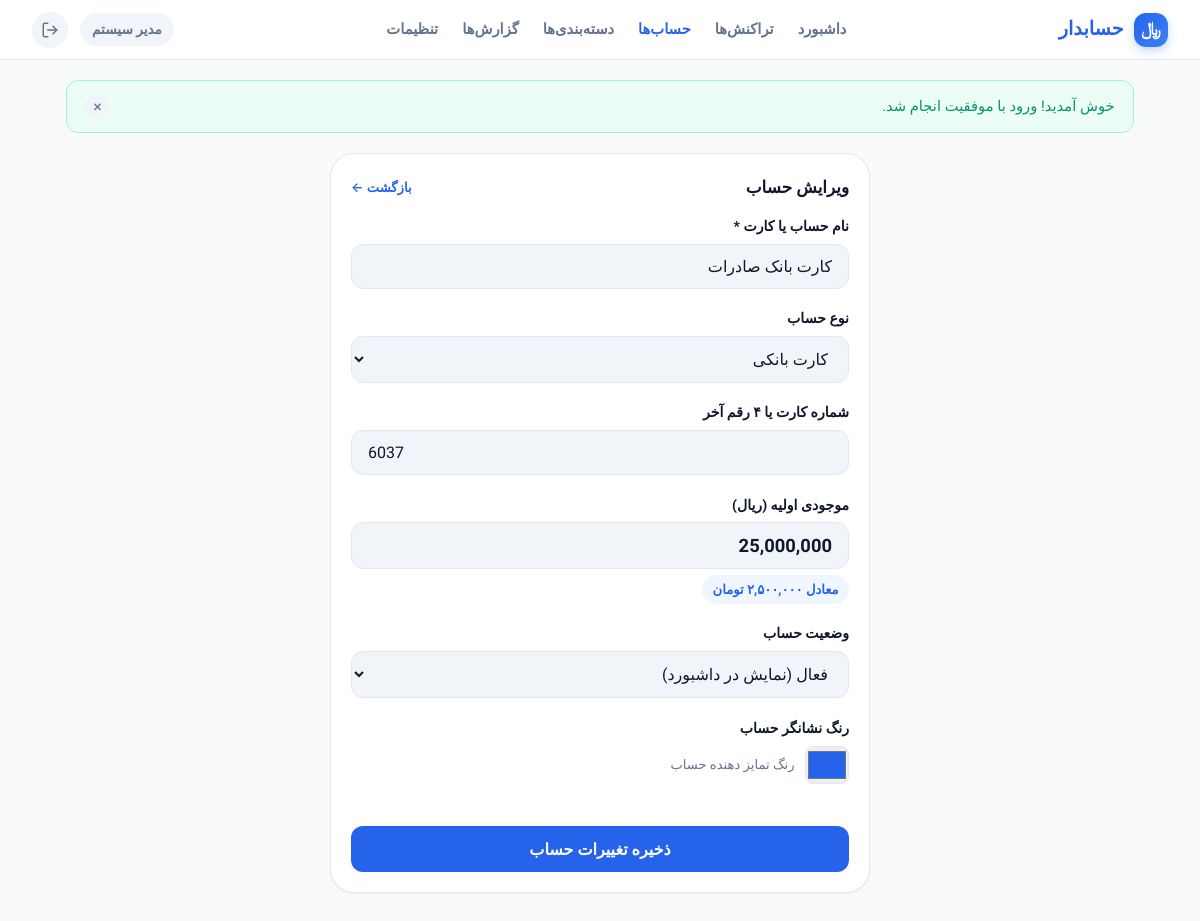
The app's page /index.php?r=accounts/edit&id=2 (signed in) with its own data.
### tables this page shows
CREATE TABLE IF NOT EXISTS `accounts` (
    `id` INT AUTO_INCREMENT PRIMARY KEY,
    `user_id` INT NOT NULL,
    `name` VARCHAR(100) NOT NULL,
    `type` ENUM('bank_card', 'cash', 'savings', 'other') NOT NULL DEFAULT 'bank_card',
    `card_number` VARCHAR(24) NULL DEFAULT NULL,
    `opening_balance` BIGINT NOT NULL DEFAULT 0,
    `color` VARCHAR(20) NOT NULL DEFAULT '#3b82f6',
    `icon` VARCHAR(50) NOT NULL DEFAULT 'credit-card',
    `status` ENUM('active', 'archived') NOT NULL DEFAULT 'active',
    `created_at` DATETIME NOT NULL DEFAULT CURRENT_TIMESTAMP,
    `updated_at` DATETIME NOT NULL DEFAULT CURRENT_TIMESTAMP ON UPDATE CURRENT_TIMESTAMP,
    INDEX `idx_accounts_user` (`user_id`, `status`),
    CONSTRAINT `fk_accounts_user` FOREIGN KEY (`user_id`) REFERENCES `users` (`id`) ON DELETE CASCADE
);

### app/controllers/AccountController.php (called while the page is built, shortened)
<?php
require_once __DIR__ . '/Controller.php';
require_once dirname(__DIR__) . '/models/Account.php';
class AccountController extends Controller {
    private Account $accountModel;
    public function __construct() {
        $this->accountModel = new Account();
    }
    public function edit(): void {
        $userId = $this->requireAuth();
        $id = (int)$this->input('id', 0);
        $account = $this->accountModel->findById($id, $userId);
        $this->render('accounts/edit', [
            'pageTitle' => 'ویرایش حساب ' . Format::e($account['name']),
            'account' => $account
        ]);
    }
}

### app/config/config.php (called while the page is built, shortened)
<?php
return [
    'db' => [
        'host' => '127.0.0.1',
        'port' => 3306,
        'database' => 'hesabdar_db',
        'username' => 'root',
        'password' => '',
        'charset' => 'utf8mb4',
    ],
    'app' => [
        'name' => 'حسابدار شخصی',
        'version' => '1.0.0',
        'currency_name' => 'ریال',
        'currency_symbol' => 'ریال',
        'session_lifetime' => 86400 * 7,
        'max_login_attempts' => 5,
        'lockout_time_minutes' => 15,
        'records_per_page' => 15,
    ],
    'paths' => [
        'root' => dirname(__DIR__, 2),
        'app' => dirname(__DIR__),
        'storage' => dirname(__DIR__, 2) . DIRECTORY_SEPARATOR . 'storage',
        'views' => dirname(__DIR__) . DIRECTORY_SEPARATOR . 'views',
    ]
];

### app/config/database.php (called while the page is built, shortened)
<?php
class Database {
    private static ?PDO $instance = null;
    public static function getConnection(): PDO {
        if (self::$instance === null) {
            $config = require __DIR__ . '/config.php';
            $db = $config['db'];
            $dsn = sprintf(
                "mysql:host=%s;port=%s;dbname=%s;charset=%s",
                $db['host'],
                $db['port'] ?? 3306,
                $db['database'],
                $db['charset'] ?? 'utf8mb4'
            );
            $options = [
                PDO::ATTR_ERRMODE => PDO::ERRMODE_EXCEPTION,
                PDO::ATTR_DEFAULT_FETCH_MODE => PDO::FETCH_ASSOC,
                PDO::ATTR_EMULATE_PREPARES => false,
                PDO::MYSQL_ATTR_INIT_COMMAND => "SET NAMES utf8mb4 COLLATE utf8mb4_unicode_ci"
            ];
            try {
                self::$instance = new PDO($dsn, $db['username'], $db['password'], $options);
            } catch (PDOException $e) {
                error_log("Database connection error: " . $e->getMessage());
                throw new Exception("خطا در اتصال به پایگاه داده. لطفاً تنظیمات دیتابیس را در app/config/config.php بررسی نمایید.");
            }
        }
        return self::$instance;
    }
}

### app/helpers/Session.php (called while the page is built, shortened)
<?php
class Session {
    private static bool $started = false;
    public static function start(): void {
        if (self::$started || session_status() === PHP_SESSION_ACTIVE) {
            self::$started = true;
            return;
        }
        $config = require dirname(__DIR__) . '/config/config.php';
        self::$started = true;
    }
    public static function check(): bool {
        return !empty($_SESSION['user_id']);
    }
    public static function userId(): ?int {
        return isset($_SESSION['user_id']) ? (int)$_SESSION['user_id'] : null;
    }
}

### app/models/Model.php (called while the page is built, shortened)
<?php
abstract class Model {
    public function __construct() {
        $this->db = Database::getConnection();
    }
}

### app/models/Account.php (called while the page is built, shortened)
<?php
require_once __DIR__ . '/Model.php';
class Account extends Model {
    public function findById(int $accountId, int $userId): ?array {
        $sql = "
            SELECT
                a.id,
                a.user_id,
                a.name,
                a.type,
                a.card_number,
                a.opening_balance,
                a.color,
                a.icon,
                a.status,
                a.created_at,
                (
                    a.opening_balance
                    + COALESCE((SELECT SUM(amount_rial) FROM transactions WHERE account_id = a.id AND type = 'income'), 0)
                    - COALESCE((SELECT SUM(amount_rial) FROM transactions WHERE account_id = a.id AND type = 'expense'), 0)
                    - COALESCE((SELECT SUM(amount_rial) FROM transactions WHERE account_id = a.id AND type = 'transfer'), 0)
                    + COALESCE((SELECT SUM(amount_rial) FROM transactions WHERE to_account_id = a.id AND type = 'transfer'), 0)
                ) AS current_balance
            FROM accounts a
            WHERE a.id = :id AND a.user_id = :user_id
            LIMIT 1
        ";
        $stmt = $this->db->prepare($sql);
        $stmt->execute([
            'id' => $accountId,
            'user_id' => $userId
        ]);
        $row = $stmt->fetch();
        return $row ?: null;
    }
}

### app/helpers/Format.php (called while the page is built, shortened)
<?php
class Format {
    public static function e(?string $string): string {
        return htmlspecialchars((string)($string ?? ''), ENT_QUOTES, 'UTF-8');
    }
}

### app/views/accounts/edit.php (shortened to what this page needs)
<div class="card" style="max-width: 540px; margin: 0 auto;">
    <div class="section-header">
        <h1 class="section-title">ویرایش حساب</h1>
        <a href="index.php?r=accounts" class="section-link">بازگشت ←</a>
    </div>
    <form action="index.php?r=accounts/update" method="POST">
        <div class="form-group">
            <label class="form-label">نام حساب یا کارت *</label>
            <input type="text" name="name" class="form-control" value="<?= Format::e($account['name']) ?>" required>
        </div>
        <div class="form-group">
            <label class="form-label">نوع حساب</label>
            <select name="type" class="form-control">
                <option value="bank_card" <?= $account['type'] === 'bank_card' ? 'selected' : '' ?>>کارت بانکی</option>
            </select>
        </div>
        <div class="form-group">
            <label class="form-label">شماره کارت یا ۴ رقم آخر</label>
            <input type="text" name="card_number" class="form-control" value="<?= Format::e($account['card_number'] ?? '') ?>" dir="ltr" style="text-align: left;">
        </div>
        <div class="form-group">
            <label class="form-label">موجودی اولیه (ریال)</label>
            <div class="amount-wrapper">
                <input
                    type="text"
                    inputmode="numeric"
                    name="opening_balance"
                    class="form-control js-amount-input"
                    value="<?= number_format($account['opening_balance'], 0, '.', ',') ?>"
                    autocomplete="off"
                    style="font-size: 1.15rem; font-weight: 700;"
                >
            </div>
            <div class="amount-toman-preview js-toman-preview">معادل <?= Format::toman($account['opening_balance']) ?></div>
        </div>
        <div class="form-group">
            <label class="form-label">وضعیت حساب</label>
            <select name="status" class="form-control">
                <option value="active" <?= $account['status'] === 'active' ? 'selected' : '' ?>>فعال (نمایش در داشبورد)</option>
            </select>
        </div>
        <div class="form-group">
            <label class="form-label">رنگ نشانگر حساب</label>
            <div style="display: flex; gap: 0.65rem; align-items: center;">
                <input type="color" name="color" value="<?= Format::e($account['color'] ?? '#2563eb') ?>" style="width: 44px; height: 38px; border: 1px solid var(--border); border-radius: var(--radius-sm); cursor: pointer;">
                <span style="font-size: 0.82rem; color: var(--text-muted);">رنگ تمایز دهنده حساب</span>
            </div>
        </div>
        <button type="submit" class="btn btn-primary btn-block" style="padding: 0.85rem; font-size: 1rem; margin-top: 1.5rem;">
            ذخیره تغییرات حساب
        </button>
    </form>
</div>

### public/assets/css/style.css (style rules this page uses)
:root { --font-sans: 'Vazirmatn', -apple-system, BlinkMacSystemFont, 'Segoe UI', Tahoma, Arial, sans-serif; --primary: #2563eb; --primary-hover: #1d4ed8; --primary-light: #eff6ff; --primary-glow: rgba(37, 99, 235, 0.15); --success: #10b981; --success-hover: #059669; --success-light: #ecfdf5; --danger: #ef4444; --danger-hover: #dc2626; --danger-light: #fef2f2; --warning: #f59e0b; --warning-light: #fffbeb; --info: #06b6d4; --info-light: #ecfeff; --bg-app: #f8fafc; --bg-card: #ffffff; --bg-input: #f1f5f9; --border: #e2e8f0; --border-focus: #3b82f6; --text-main: #0f172a; --text-muted: #64748b; --text-subtle: #94a3b8; --text-inverse: #ffffff; --shadow-sm: 0 1px 2px 0 rgba(0, 0, 0, 0.05); --shadow-md: 0 4px 6px -1px rgba(0, 0, 0, 0.08), 0 2px 4px -2px rgba(0, 0, 0, 0.05); --shadow-lg: 0 10px 15px -3px rgba(0, 0, 0, 0.08), 0 4px 6px -4px rgba(0, 0, 0, 0.04); --shadow-xl: 0 20px 25px -5px rgba(0, 0, 0, 0.1), 0 8px 10px -6px rgba(0, 0, 0, 0.05); --shadow-fab: 0 10px 20px -3px rgba(37, 99, 235, 0.35); --radius-sm: 8px; --radius-md: 12px; --radius-lg: 16px; --radius-xl: 24px; --radius-full: 9999px; --nav-height: 68px; --header-height: 60px; }
*, *::before, *::after { box-sizing: border-box; margin: 0; padding: 0; }
html { font-size: 16px; direction: rtl; text-align: right; -webkit-font-smoothing: antialiased; -moz-osx-font-smoothing: grayscale; scroll-behavior: smooth; }
body { font-family: var(--font-sans); background-color: var(--bg-app); color: var(--text-main); line-height: 1.6; min-height: 100vh; padding-bottom: calc(var(--nav-height) + 20px); }
a { color: inherit; text-decoration: none; }
button, input, select, textarea { font-family: inherit; font-size: 1rem; }
.section-header { display: flex; align-items: center; justify-content: space-between; margin-bottom: 0.85rem; }
.section-title { font-size: 1.05rem; font-weight: 800; color: var(--text-main); }
.section-link { font-size: 0.82rem; font-weight: 600; color: var(--primary); }
.form-group { margin-bottom: 1.15rem; }
.form-label { display: block; font-size: 0.88rem; font-weight: 700; margin-bottom: 0.4rem; color: var(--text-main); }
.form-control { width: 100%; padding: 0.75rem 1rem; background: var(--bg-input); border: 1px solid var(--border); border-radius: var(--radius-md); color: var(--text-main); transition: all 0.2s ease; }
.amount-wrapper { position: relative; }
.amount-toman-preview { font-size: 0.82rem; color: var(--primary); font-weight: 600; margin-top: 0.35rem; background: var(--primary-light); padding: 0.25rem 0.65rem; border-radius: var(--radius-full); display: inline-block; }
.btn { display: inline-flex; align-items: center; justify-content: center; gap: 0.5rem; padding: 0.75rem 1.25rem; border-radius: var(--radius-md); font-weight: 700; font-size: 0.95rem; border: none; cursor: pointer; transition: all 0.2s ease; text-align: center; text-decoration: none; }
.btn-block { width: 100%; }
.btn-primary { background: var(--primary); color: #fff; }
.card { background: var(--bg-card); border: 1px solid var(--border); border-radius: var(--radius-xl); padding: 1.25rem; box-shadow: var(--shadow-sm); margin-bottom: 1.25rem; }
@media (min-width: 768px) { body { padding-bottom: 2rem; } }

### records on screen
accounts: name "کارت بانک صادرات", type "کارت بانکی", card_number "6037", opening_balance "25,000,000", status "فعال (نمایش در داشبورد)", color "#2563eb"

### other values on screen
Format::e($user['name']) "مدیر سیستم"
$message "خوش آمدید! ورود با موفقیت انجام شد."
